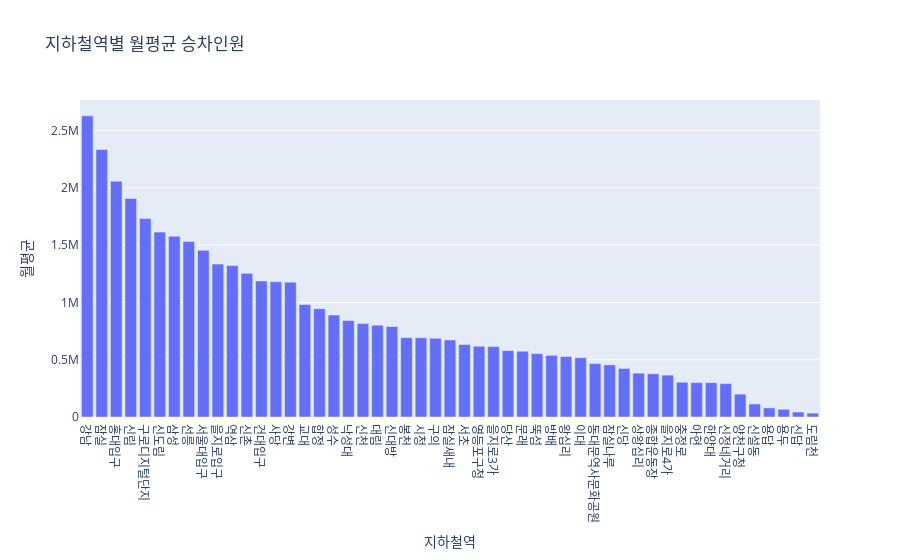

Notebook code for this chart:
### Code cell
fig = px.bar(data_frame = mean_data, 
             x='지하철역', 
             y='월평균',
             title='지하철역별 월평균 승차인원')
fig.show()

### Figure 1 — Plotly figure (JSON) as saved in the notebook; plotly's stock layout.template omitted (floating-point values rounded to 4 significant figures)
{"data": [{"alignmentgroup": "True", "hovertemplate": "지하철역=%{x}<br>월평균=%{y}<extra></extra>", "legendgroup": "", "marker": {"color": "#636efa", "pattern": {"shape": ""}}, "name": "", "offsetgroup": "", "orientation": "v", "showlegend": false, "textposition": "auto", "type": "bar", "x": ["강남", "잠실", "홍대입구", "신림", "구로디지털단지", "신도림", "삼성", "선릉", "서울대입구", "을지로입구", "역삼", "신촌", "건대입구", "사당", "강변", "교대", "합정", "성수", "낙성대", "신천", "대림", "신대방", "봉천", "시청", "구의", "잠실새내", "서초", "영등포구청", "을지로3가", "당산", "문래", "뚝섬", "방배", "왕십리", "이대", "동대문역사문화공원", "잠실나루", "신당", "상왕십리", "종합운동장", "을지로4가", "충정로", "아현", "한양대", "신정네거리", "양천구청", "신설동", "용답", "용두", "신답", "도림천"], "xaxis": "x", "y": [2627000.0, 2334000.0, 2057000.0, 1907000.0, 1731000.0, 1613000.0, 1577000.0, 1531000.0, 1454000.0, 1334000.0, 1322000.0, 1254000.0, 1186000.0, 1181000.0, 1176000.0, 981200.0, 945300.0, 889100.0, 842200.0, 814900.0, 801100.0, 789600.0, 692000.0, 690981, 686500.0, 672100.0, 632900.0, 617600.0, 614300.0, 579600.0, 573800.0, 553000.0, 537600.0, 527500.0, 517400.0, 465900.0, 454800.0, 423700.0, 382100.0, 376900.0, 365500.0, 303300.0, 299800.0, 299300.0, 291680, 199200.0, 113500.0, 79260.0, 67510.0, 43370.0, 33750.0], "yaxis": "y"}], "layout": {"barmode": "relative", "legend": {"tracegroupgap": 0}, "title": {"text": "지하철역별 월평균 승차인원"}, "xaxis": {"anchor": "y", "domain": [0, 1], "title": {"text": "지하철역"}}, "yaxis": {"anchor": "x", "domain": [0, 1], "title": {"text": "월평균"}}}}
